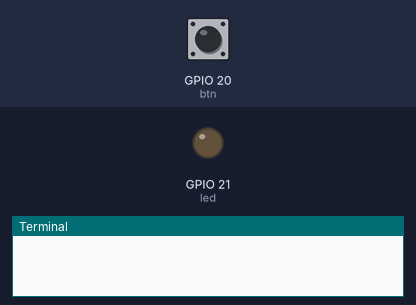
The program below on a simulated Raspberry Pi (BCM pin numbers). Parts: output pins drawn as LEDs (lit = HIGH), the last lines printed to the terminal. Dashed ring = blinking. The test bench sets the inputs (shaded band); at power-on: GPIO 20 (btn) HIGH.

Above: at 1.2 s.
1.3 s: GPIO 20 (btn) pulled LOW for 1 s
At 1.6 s:
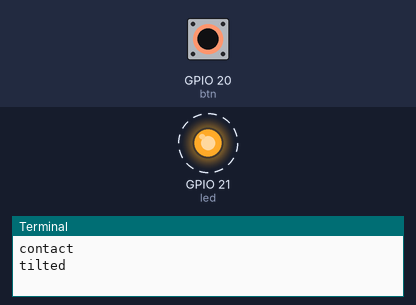
4.3 s: GPIO 20 (btn) pulled LOW for 3.2 s
At 8.0 s:
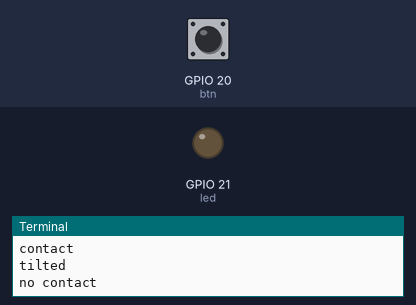
Timing chart, 0 to 9.5 s (numbered marks = the images above; inputs shaded):
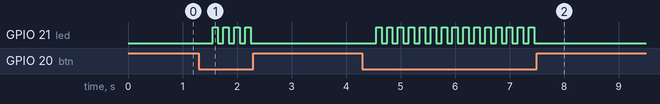

Measured:
- after the input at 1.3 s, GPIO 21 (led): alternates HIGH for 0.10 s and LOW for 0.10 s, 8 changes in all, then stays LOW, starting after 0.25 s
- after the input at 4.3 s, GPIO 21 (led): alternates HIGH for 0.10 s and LOW for 0.10 s, 30 changes in all, then stays LOW, starting after 0.25 s

The program:

tilt_button.py
```python
from gpiozero import PWMLED, Button
from time import sleep
from signal import pause

btn = Button(20, hold_time=.25)
led = PWMLED(21)

def pressed_action():
    print("contact")
    led.off()

def released_action():
    print("no contact")
    led.off()

def held_action():
    print("tilted")
    #led.pulse()
    led.blink(.1, .1)

btn.when_pressed = pressed_action
btn.when_released = released_action
btn.when_held = held_action

pause()
```
